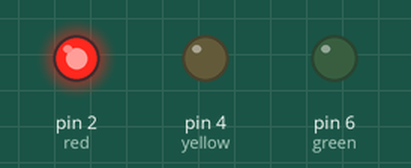
A sketch run on a simulated Arduino Uno, built with avr-gcc and run on an emulated ATmega328P. On the bench: output pins drawn as LEDs (lit = HIGH).

Above: at 2.5 s.
At 8.0 s:
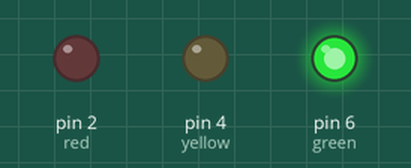
At 10.77 s:
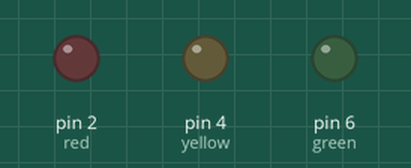
At 14.0 s:
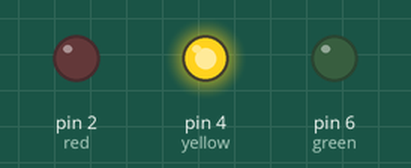
Timing chart, 0 to 22.1 s (numbered marks = the images above):
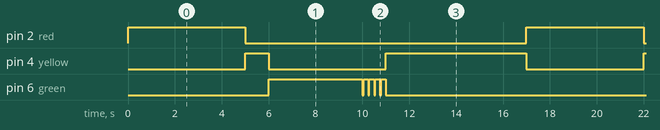

Measured:
- by itself, pin 2 (red): alternates HIGH for 5.0 s and LOW for 12.0 s
- by itself, pin 4 (yellow): repeats every 17.0 s: LOW 5.0 s, HIGH 6.0 s, LOW 5.0 s, HIGH 1.0 s
- by itself, pin 6 (green): repeats every 17.0 s: 4 × (LOW 0.05 s, HIGH 0.20 s), LOW 12.0 s, HIGH 4.0 s

The sketch:

sketch_feb05b.ino
```cpp
int red = 2;
int yellow = 4;
int green = 6;

void setup(){
    pinMode(red, OUTPUT);
    pinMode(yellow, OUTPUT);
    pinMode(green, OUTPUT);
}

void loop(){
    changeLights();
    delay(1000);
}

void changeLights(){
    // turn off yellow, then turn red on for 5 seconds
    digitalWrite(yellow, LOW);
    digitalWrite(red, HIGH);
    delay(5000);

    // red and yellow on for 2 seconds (red is already on though)
   digitalWrite(red,LOW);
    digitalWrite(yellow, HIGH);
    delay(1000);

    // turn off red and yellow, then turn on green
    digitalWrite(yellow, LOW);
    digitalWrite(green, HIGH);
    delay(4000);

   digitalWrite(green, LOW);
 delay(50);
 digitalWrite(green, HIGH);
 delay(200);
   digitalWrite(green, LOW);
 delay(50);
 digitalWrite(green, HIGH);
 delay(200);
   digitalWrite(green, LOW);
 delay(50);
 digitalWrite(green, HIGH);
 delay(200);
   digitalWrite(green, LOW);
 delay(50);
 digitalWrite(green, HIGH);
 delay(200);


   digitalWrite(green,LOW);
   digitalWrite(yellow, HIGH);
   delay(5000);
}
```
